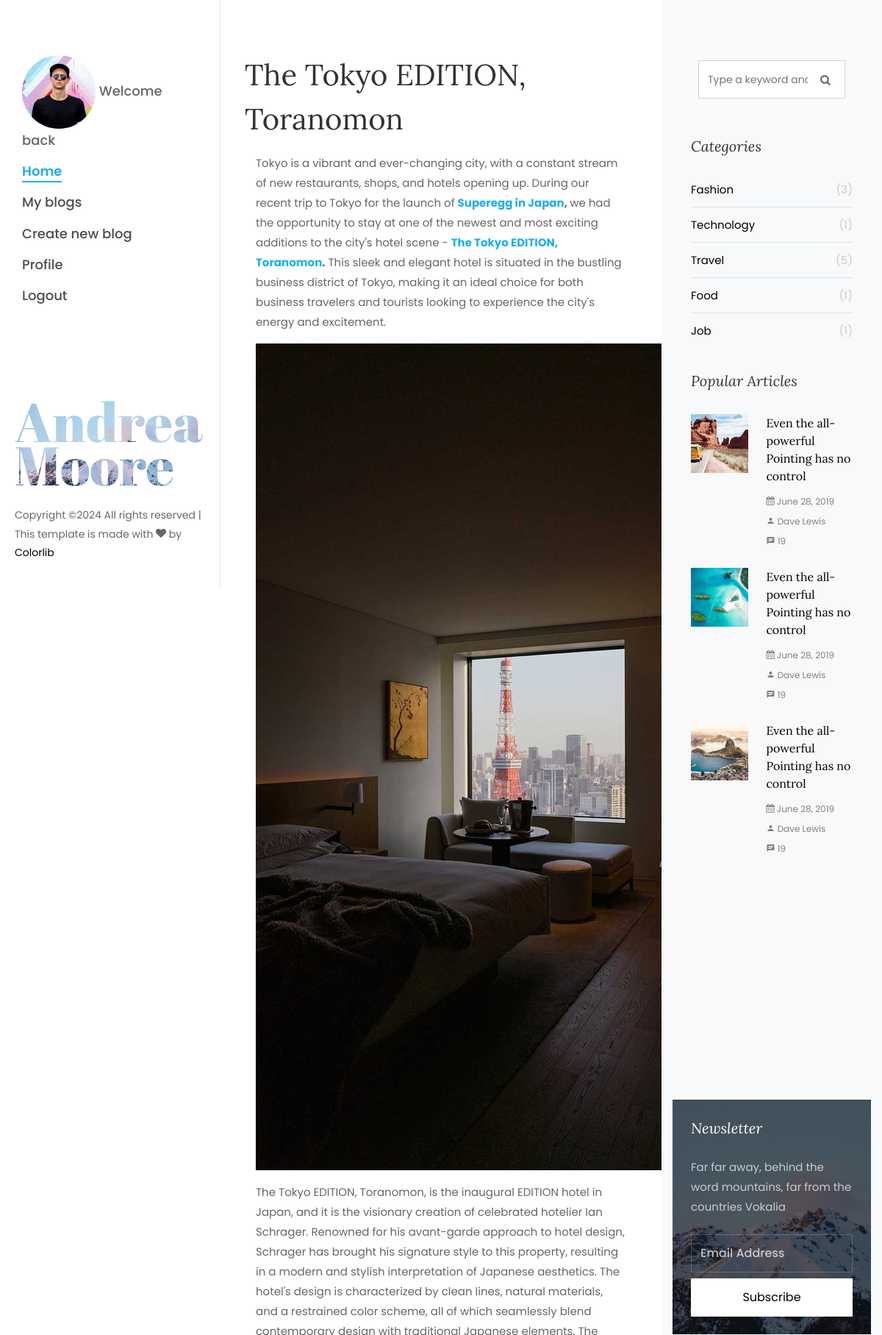
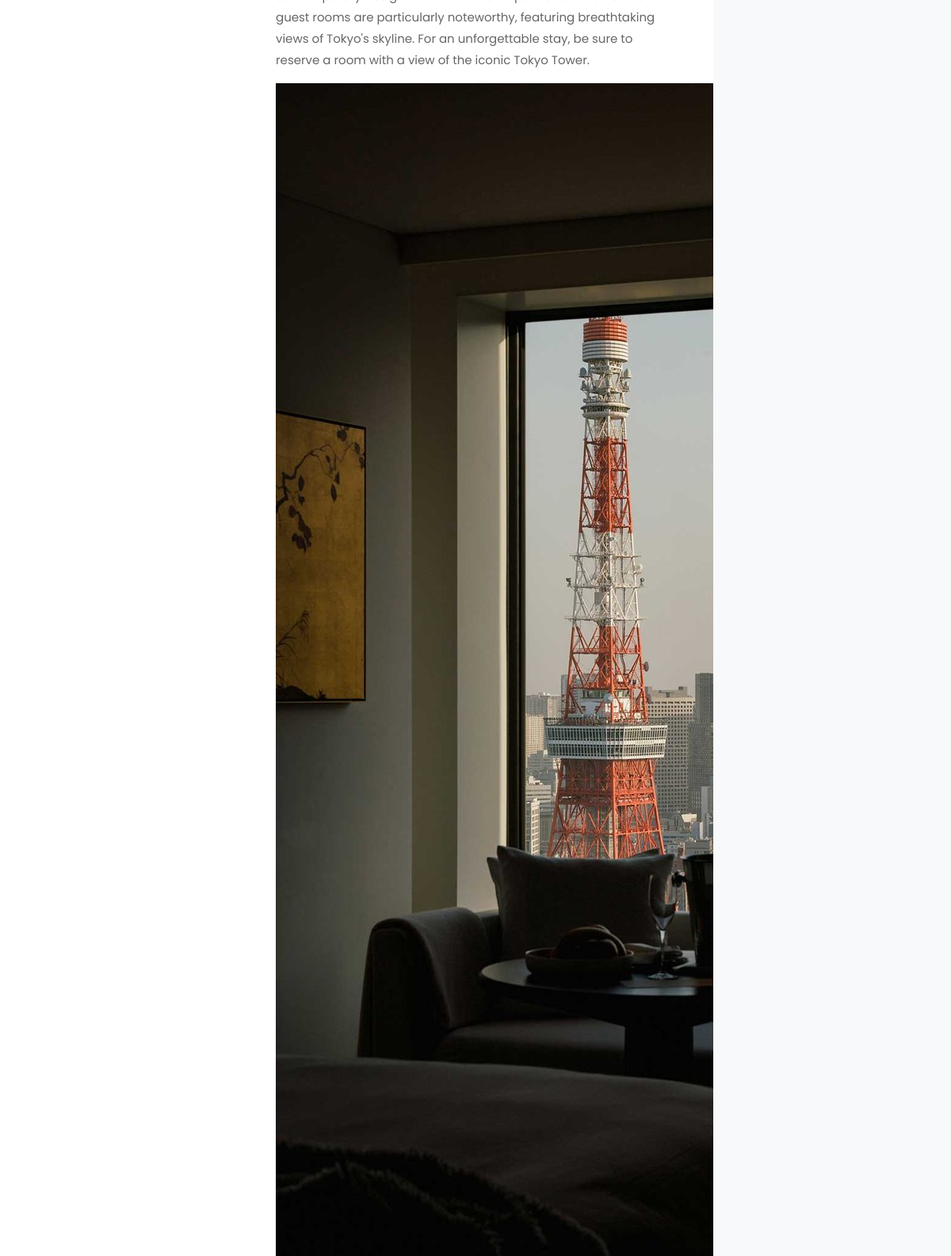
Page /viewdetail.php?id=13 (signed in, upper part) on the committed database (2 pictures, top to bottom).
### tables this page shows
CREATE TABLE `blog` (
  `id` int(11) NOT NULL,
  `title` varchar(150) DEFAULT NULL,
  `subdescription` varchar(500) DEFAULT NULL,
  `content` varchar(8000) DEFAULT NULL,
  `image` varchar(50) DEFAULT NULL,
  `tag_id` int(11) DEFAULT NULL,
  `user_id` int(11) DEFAULT NULL,
  `status` tinyint(4) DEFAULT 0,
  `date_create` timestamp NULL DEFAULT NULL,
  `last_update` timestamp NULL DEFAULT NULL ON UPDATE current_timestamp()
);

### libraries/Database.php (called while the page is built, shortened)
<?php
    class Database
    {
        public $link;
        public function __construct()
        {
            $this->link = mysqli_connect("localhost","root","","blogs") or die ();
            mysqli_set_charset($this->link,"utf8");
        }
        public function fetchID($table , $id )
        {
            $sql = "SELECT * FROM {$table} WHERE id = $id ";
            $result = mysqli_query($this->link,$sql) or die("Lỗi  truy vấn fetchID " .mysqli_error($this->link));
            return mysqli_fetch_assoc($result);
        }
    }
?>

### autoload/autoload.php (called while the page is built, shortened)
<?php
	require_once ("libraries/Database.php");
	require_once ("libraries/Function.php");
	$db = new Database ;
?>

### libraries/Function.php (called while the page is built, shortened)
<?php
	function getInput($string)
	{
		return isset($_GET[$string]) ? $_GET[$string] : '';
	}
?>

### viewdetail.php (the view, shortened to what this page needs)
<?php
    require_once ("autoload/autoload.php");
    $id = intval(getInput('id'));
    $blog = $db->fetchID("blog",$id);
?>
<?php require_once("layouts/header.php"); ?>
				<div class="col-lg-8 px-md-5 py-5">
					<div class="row pt-md-4">
						<h1 class="mb-3"><?php echo $blog['title']; ?></h1>
						<div class="container-fluid">
						<?php echo $blog['content']; ?>
						</div>
					</div>
				</div>
<?php require_once("layouts/footer.php"); ?>

### rows in the picture
blog: title "The Tokyo EDITION, Toranomon", content "Tokyo is a vibrant and ever-changing city, with a constant stream of new restaurants, shops, and hotels opening up. During our recent trip to Tokyo for the launch of Superegg in Japan , we had the opportunity to stay at one of the newest and most exciting additions to the city's hotel scene - The Tokyo EDITION, Toranomon . This sleek and elegant hotel is situated in the bustling business district of Tokyo, making it an ideal choice for both business travelers and tourists looking to experience the city's energy and excitement. The Tokyo EDITION, Toranomon, is the inaugural EDITION hotel in Japan, and it is the visionary creation of celebrated hotelier Ian Schrager. Renowned for his…", content (picture)

### other values in the picture
$item['catename'] "Fashion"
$item['blogs_count'] "3"
$item['catename'] "Technology"
$item['blogs_count'] "1"
$item['catename'] "Travel"
$item['blogs_count'] "5"
$item['catename'] "Food"
$item['catename'] "Job"
